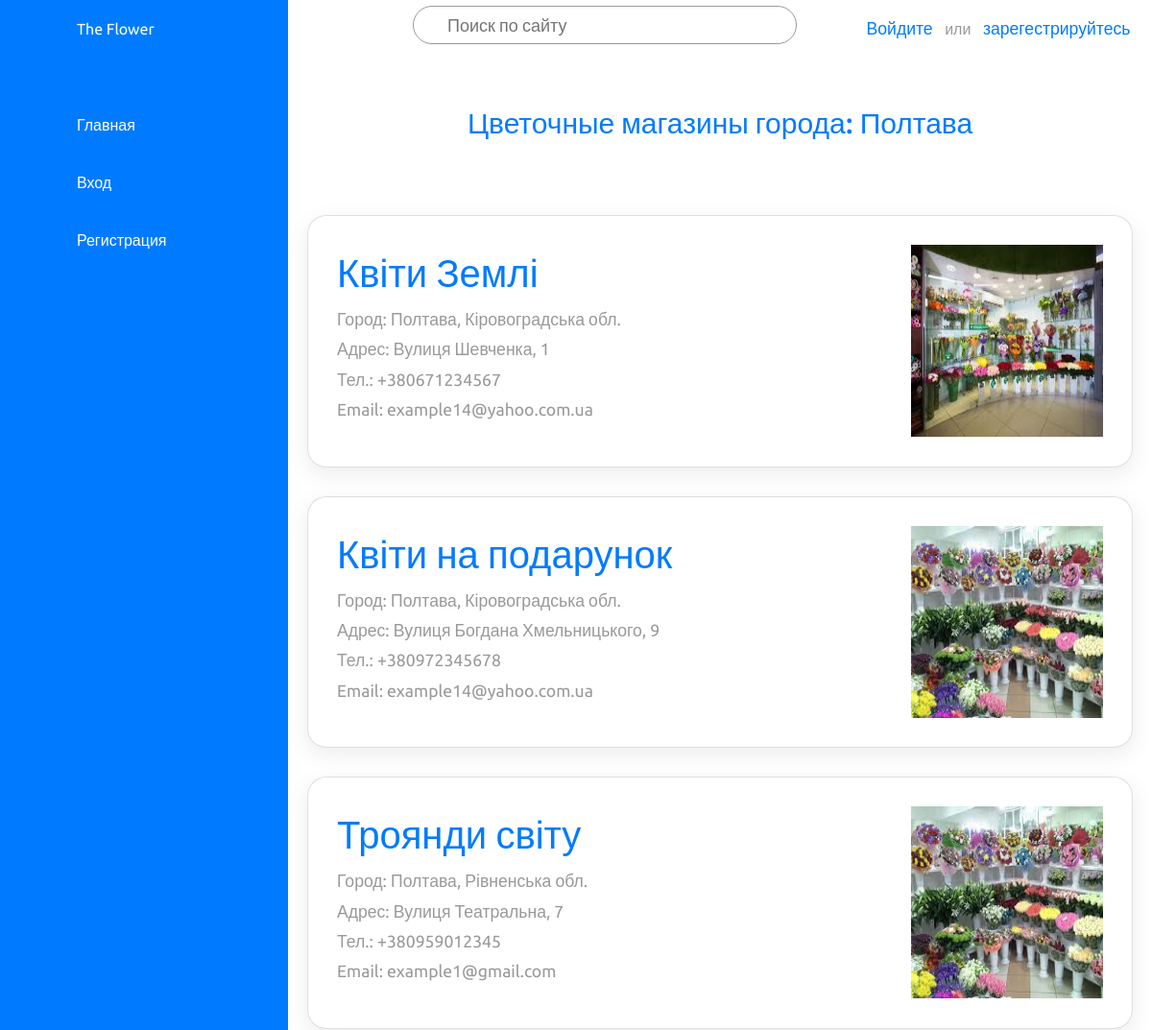
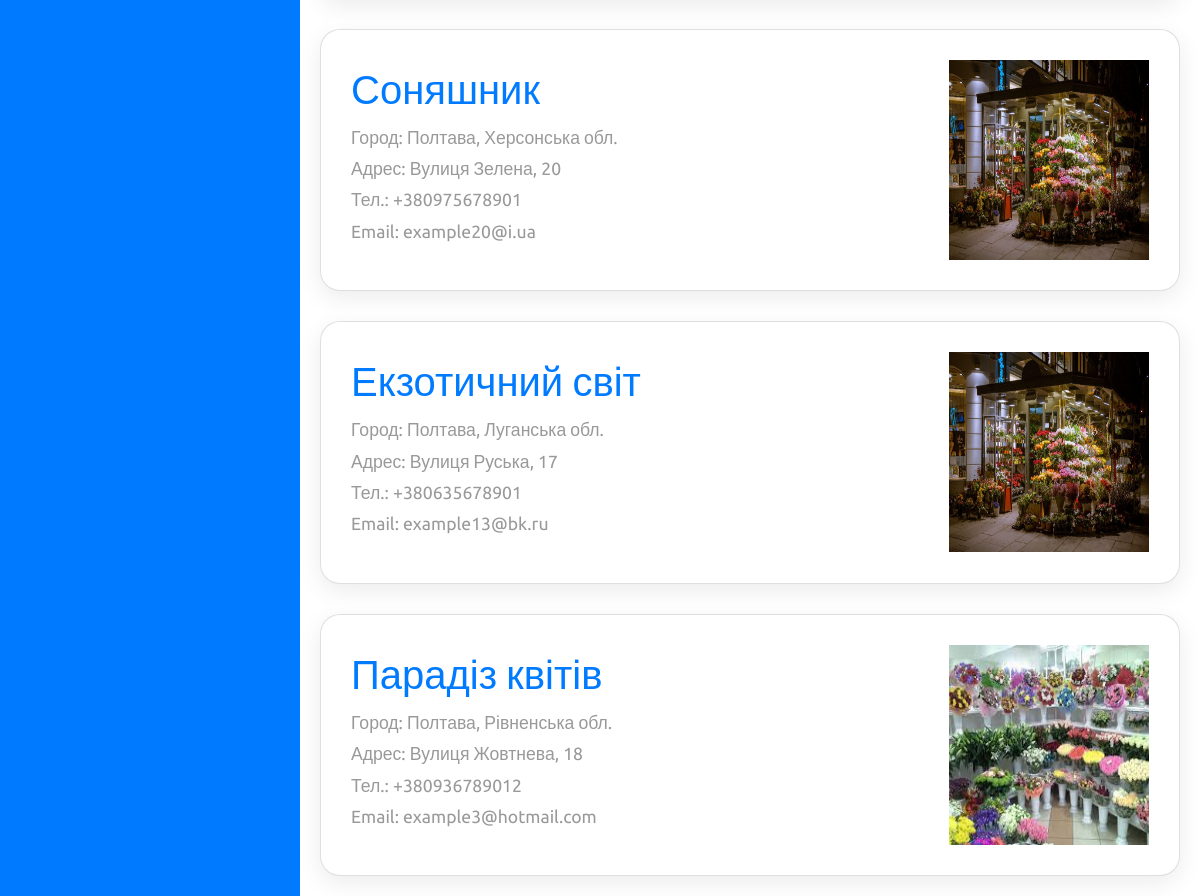
Page /shops/Poltava/ on the committed database (2 pictures, top to bottom).
### shops/models.py (models this page shows, shortened)
class Shop(models.Model):
    name = models.CharField(max_length=200)
    city = models.CharField(max_length=200)
    district = models.CharField(max_length=200)
    country = models.CharField(max_length=200)
    address = models.TextField(blank=True, null=True)
    phone = models.CharField(max_length=20)
    email = models.EmailField()
    social = models.JSONField(default=social_default_value)
    image = models.ImageField(upload_to='shops', blank=True, null=True)
    slug = models.SlugField(default='', null=False)
    class Meta:
        verbose_name = "shop"
        verbose_name_plural = "shops"
        ordering = ('city',)

### shops/views.py (the view)
# urls.py: path("", include("shops.urls")),
def shops(request, slug):
    shops = Shop.objects.filter(slug=slug)
    return render(request, "shops/shops.html", {'shops': shops})

### shops/templates/shops/shops.html (shortened to what this page needs)
{% extends "shops/base.html" %}
{% load static %}
{% block extra_head %}
  <link rel="stylesheet" href='{%static "css/shops.css" %}' />
{% endblock %}
{% block content %}
<div class="titleContent">
  <h3>Цветочные магазины города: {{ shops.first.city }}</h3>
</div>
<div class="cardBox">
    {% for shop in shops%}
    <div class="card">
        <a href="{{ shop.pk }}" class="shop"></a>
        <div>
            <div class="title">{{ shop.name }}</div>
            <div class="cardName">Город: {{ shop.city }}, {{ shop.district }} обл.</div>
            <div class="cardName">Адрес: {{ shop.address }}</div>
            <div class="cardName">Тел.: {{ shop.phone }}</div>
            <div class="cardName">Email: {{ shop.email }}</div>
        </div>
        <div class="imageBox">
            <img src="{{shop.image.url}}" alt="">
        </div>
    </div>
    {% endfor %}
</div>
{% endblock %}

### shops/static/css/base.css (style rules this page uses)
* { margin: 0; padding: 0; box-sizing: border-box; font-family: 'Ubuntu', sans-serif; }
:root { --blue: #287bff; --white: #fff; --grey: #f5f5f5; --black1: #222; --black2: #999; --blue1: #84b2fa; --green: #47eb0c; }
body { min-height: 100vh; overflow-x: hidden; }
a { text-decoration: none; }

### shops/static/css/shops.css (style rules this page uses)
.titleContent { text-align: center; color: var(--blue); font-size: 20px; }
.titleContent h3 { padding-top: 50px; padding-bottom: 50px; font-size: 1.5em; }
.cardBox { position: relative; width: 100%; padding: 20px; display: grid; grid-template-columns: repeat(3, 1fr); grid-gap: 30px; }
.cardBox .card { position: relative; background: var(--white); padding: 30px; border-radius: 20px; display: flex; height: 100%; justify-content: space-between; cursor: pointer; box-shadow: 0 7px 25px rgba(0, 0, 0, 0.08); flex-direction: row; }
.cardBox .card .title { position: relative; font-weight: 500; font-size: 2.5em; color: var(--blue); }
.cardBox .card a.shop { position: absolute; width: 100%; height: 60%; top: 0; left: 0; z-index: 1; color: var(--blue); }
.cardBox .card .cardName { color: var(--black2); font-size: 1.1em; margin-top: 5px; }
.cardBox .card .imageBox img { height: 200px; width: 200px; }
@media (max-width:1901px) { .cardBox { grid-template-columns: repeat(2, 1fr); } }
@media (max-width:1601px) { .cardBox { grid-template-columns: repeat(1, 1fr); } }

### rows in the picture
Shop: first.city "Полтава", name "Квіти Землі", city "Полтава", district "Кіровоградська", address "Вулиця Шевченка, 1", phone "+380671234567", email "example14@yahoo.com.ua", image (picture)
Shop: name "Квіти на подарунок", city "Полтава", district "Кіровоградська", address "Вулиця Богдана Хмельницького, 9", phone "+380972345678", email "example14@yahoo.com.ua", image (picture)
Shop: name "Троянди світу", city "Полтава", district "Рівненська", address "Вулиця Театральна, 7", phone "+380959012345", email "example1@gmail.com", image (picture)
Shop: name "Соняшник", city "Полтава", district "Херсонська", address "Вулиця Зелена, 20", phone "+380975678901", email "example20@i.ua", image (picture)
Shop: name "Екзотичний світ", city "Полтава", district "Луганська", address "Вулиця Руська, 17", phone "+380635678901", email "example13@bk.ru", image (picture)
Shop: name "Парадіз квітів", city "Полтава", district "Рівненська", address "Вулиця Жовтнева, 18", phone "+380936789012", email "example3@hotmail.com", image (picture)
